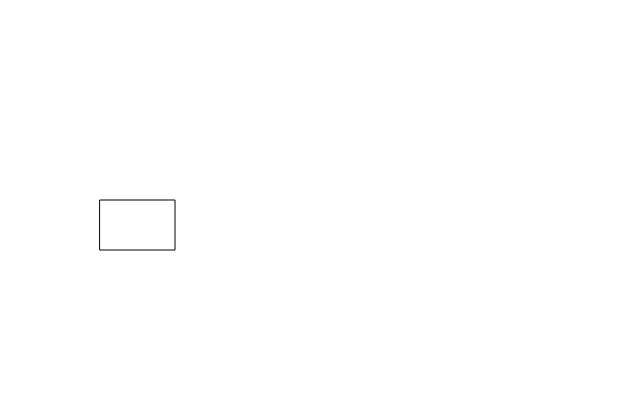
Frame 1 (no input)
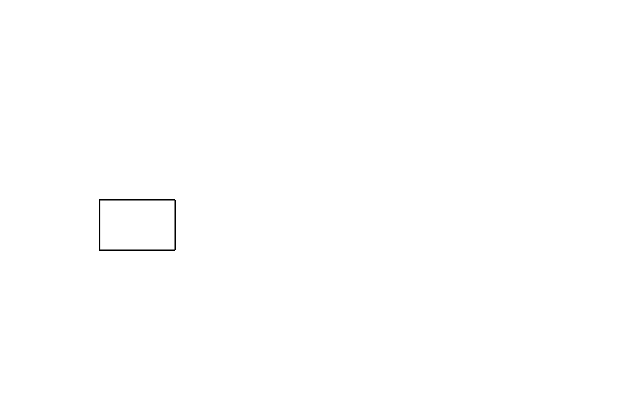
Frame 60 (no input)
Frame 120 (the mouse pressed at the canvas centre since frame 60): identical to frame 60, image omitted

The p5.js sketch that drew these frames (run headless with seeded random() and noise() and a simulated clock; from frame 60 on, the mouse is pressed at the canvas centre):

// p5.js sketch
// ── sketch.js
function setup() {
createCanvas(640,400); //Creates a canvas that is 640x480 pixels

}

function draw() {
rect(100,200,75,50); //creates a rectangle at coords (100,200) with width and hieght of 75x50

}
